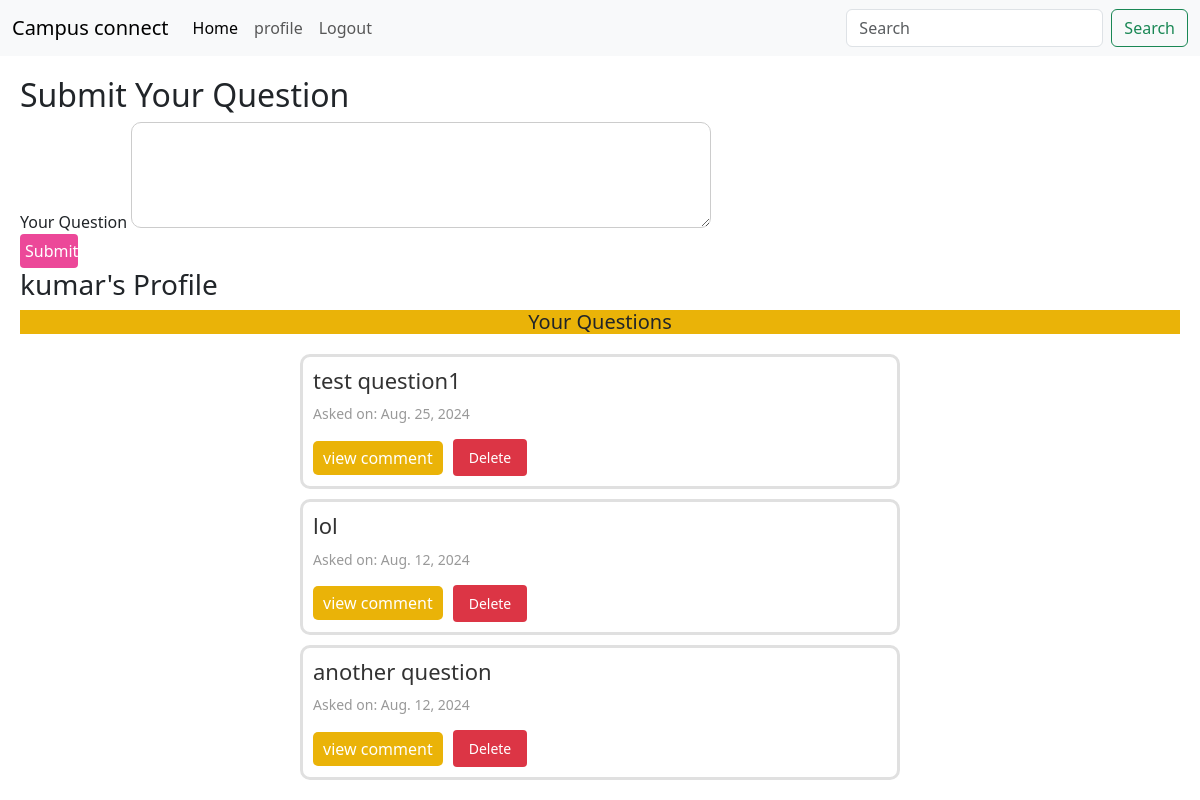
Screenshot of /profile/ (signed in) with the database file from the repository.
### student/models.py (models this page shows, shortened)
class questions(models.Model):
    user = models.ForeignKey(User,on_delete=models.CASCADE)
    question_text = models.TextField(max_length=240)
    created_on = models.DateField(auto_now_add=True)

### student/views.py (the view)
# urls.py: path('profile/',views.profile,name='profile'),
@login_required
def profile(request):
    user_question = questions.objects.filter(user=request.user).order_by('-created_on')
    if request.method=='POST':
        form = QuestionForm(request.POST)
        if form.is_valid():
            question = form.save(commit=False)
            question.user = request.user
            question.save()
            return redirect('home')
    else:
        form = QuestionForm()
    return render(request,'profile.html',{'form':form, 'user_question': user_question})

### student/forms.py
class QuestionForm(forms.ModelForm):
    class Meta:
        model = questions
        fields =['question_text']
        widgets = {
            'question_text': forms.Textarea(attrs={'rows': 4, 'cols': 40}),
        }

### student/templates/profile.html (shortened to what this page needs)
{% extends "base.html" %} {% block content%}
<!DOCTYPE html>
<html lang="en">
  <head>
  </head>
  <body>
    <div class="form-container">
      <h2>Submit Your Question</h2>
      <form method="post">
        <div class="form-group">
          <label for="id_question_text">Your Question</label>
          {{ form.question_text }}
        </div>
        <div class="form-group">
          <button type="submit">Submit</button>
        </div>
      </form>
      <h3>{{ request.user.username }}'s Profile</h3>
      <h2 class="questions-title">Your Questions</h2>
      {% if user_question %}
      <ul class="questions-list">
        {% for question in user_question %}
        <li class="question-item">
          <h3 class="question-text">{{ question.question_text }}</h3>
          <p class="question-date">Asked on: {{ question.created_on }}</p>
          <div class="buttons-container">
            <a
              class="question-link"
              href="{% url 'question_detail' question.id %}"
              >view comment</a
            >
            <form action="{% url 'delete_question' question.id %}">
              <button type="submit" class="delete-button">Delete</button>
            </form>
          </div>
        </li>
        {% endfor %}
      </ul>
      {% else %}
      <p class="no-questions">You haven't asked any questions yet.</p>
      {% endif %}
    </div>
  </body>
</html>
{%endblock%}

### student/templates/profile.html (style rules this page uses)
.form-container { margin: 20px; }
.form-group textarea { width: 50%; padding: 10px; border: 1px solid #ccc; border-radius: 10px; font-size: 14px; }
.form-group button { width: 5%; padding: 5px; background-color: #ec4899; color: #fff; border: none; border-radius: 4px; cursor: pointer; font-size: 16px; }
.questions-title { font-size: 20px; text-align: center; margin-bottom: 20px; background-color: #eab308; }
.questions-list { list-style: none; padding: 0; margin: 0 auto; max-width: 600px; }
.question-item { background-color: #ffffff; border: 3px solid #e0e0e0; padding: 10px; margin-bottom: 10px; border-radius: 10px; transition: box-shadow 0.3s ease; }
.question-text { font-size: 22px; margin-bottom: 10px; color: #333; }
.question-date { font-size: 14px; color: #999; margin-bottom: 15px; }
.question-link { display: inline-block; font-size: 16px; color: #fff; background-color: #eab308; padding: 5px 10px; text-decoration: none; border-radius: 5px; }
.delete-button { background-color: #dc3545; color: #fff; border: none; padding: 8px 16px; border-radius: 4px; cursor: pointer; font-size: 14px; }
.buttons-container { display: flex; gap: 10px; align-items: center; }

### rows the page displays
questions: question_text "test question1", created_on "Aug. 25, 2024"
questions: question_text "lol", created_on "Aug. 12, 2024"
questions: question_text "another question", created_on "Aug. 12, 2024"

### other values shown
{{ request.user.username }} "kumar"
